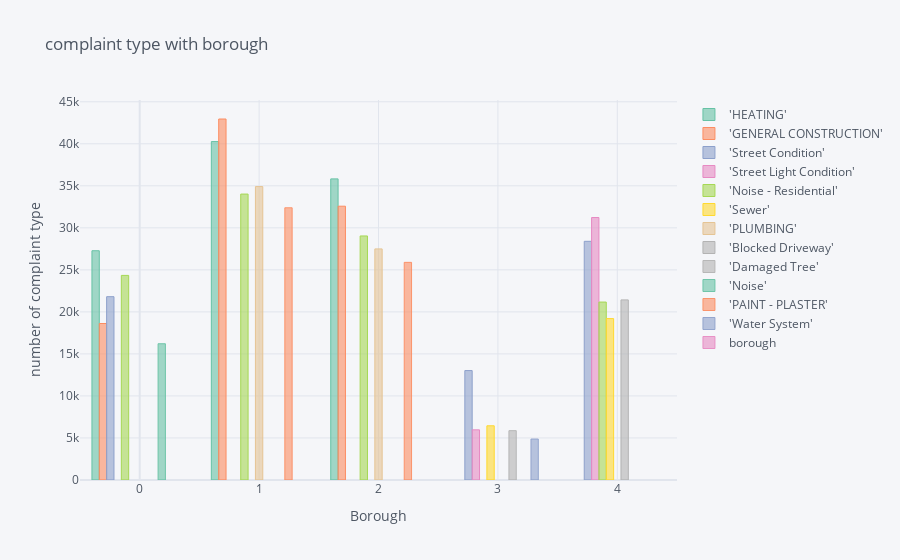

Write notebook code for a chart like this one.
### Code cell
print("2011 summary")
data_2011 = pd.read_csv('2011_result.csv')
data_2011 = data_2011[['borough', '1', '2', '3', '4', '5']]
new_df = final_df(data_2011)
new_df.iplot(kind='bar', xTitle='Borough',    yTitle='number of complaint type',    title='complaint type with borough', colorscale='set2')

### Figure 1 — Plotly figure (JSON) as saved in the notebook; plotly's stock layout.template omitted (floating-point values rounded to 4 significant figures)
{"data": [{"marker": {"color": "rgba(102, 194, 165, 0.6)", "line": {"color": "rgba(102, 194, 165, 1.0)", "width": 1}}, "name": "'HEATING'", "orientation": "v", "text": "", "type": "bar", "x": [0, 1, 2, 3, 4], "y": [" 27276", " 40263", " 35825", "", ""]}, {"marker": {"color": "rgba(252, 141, 98, 0.6)", "line": {"color": "rgba(252, 141, 98, 1.0)", "width": 1}}, "name": "'GENERAL CONSTRUCTION'", "orientation": "v", "text": "", "type": "bar", "x": [0, 1, 2, 3, 4], "y": [" 18619", " 42950", " 32575", "", ""]}, {"marker": {"color": "rgba(141, 160, 203, 0.6)", "line": {"color": "rgba(141, 160, 203, 1.0)", "width": 1}}, "name": "'Street Condition'", "orientation": "v", "text": "", "type": "bar", "x": [0, 1, 2, 3, 4], "y": [" 21810", "", "", " 13018", " 28399"]}, {"marker": {"color": "rgba(231, 138, 195, 0.6)", "line": {"color": "rgba(231, 138, 195, 1.0)", "width": 1}}, "name": "'Street Light Condition'", "orientation": "v", "text": "", "type": "bar", "x": [0, 1, 2, 3, 4], "y": ["", "", "", " 5969", " 31227"]}, {"marker": {"color": "rgba(166, 216, 84, 0.6)", "line": {"color": "rgba(166, 216, 84, 1.0)", "width": 1}}, "name": "'Noise - Residential'", "orientation": "v", "text": "", "type": "bar", "x": [0, 1, 2, 3, 4], "y": [" 24342", " 34019", " 29035", "", " 21170"]}, {"marker": {"color": "rgba(255, 217, 47, 0.6)", "line": {"color": "rgba(255, 217, 47, 1.0)", "width": 1}}, "name": "'Sewer'", "orientation": "v", "text": "", "type": "bar", "x": [0, 1, 2, 3, 4], "y": ["", "", "", " 6450", " 19202"]}, {"marker": {"color": "rgba(229, 196, 148, 0.6)", "line": {"color": "rgba(229, 196, 148, 1.0)", "width": 1}}, "name": "'PLUMBING'", "orientation": "v", "text": "", "type": "bar", "x": [0, 1, 2, 3, 4], "y": ["", " 34907", " 27494", "", ""]}, {"marker": {"color": "rgba(179, 179, 179, 0.6)", "line": {"color": "rgba(179, 179, 179, 1.0)", "width": 1}}, "name": "'Blocked Driveway'", "orientation": "v", "text": "", "type": "bar", "x": [0, 1, 2, 3, 4], "y": ["", "", "", "", " 21427"]}, {"marker": {"color": "rgba(179, 179, 179, 0.6)", "line": {"color": "rgba(179, 179, 179, 0.8999999999999999)", "width": 1}}, "name": "'Damaged Tree'", "orientation": "v", "text": "", "type": "bar", "x": [0, 1, 2, 3, 4], "y": ["", "", "", " 5870", ""]}, {"marker": {"color": "rgba(102, 194, 165, 0.6)", "line": {"color": "rgba(102, 194, 165, 0.8999999999999999)", "width": 1}}, "name": "'Noise'", "orientation": "v", "text": "", "type": "bar", "x": [0, 1, 2, 3, 4], "y": [" 16214", "", "", "", ""]}, {"marker": {"color": "rgba(252, 141, 98, 0.6)", "line": {"color": "rgba(252, 141, 98, 0.8999999999999999)", "width": 1}}, "name": "'PAINT - PLASTER'", "orientation": "v", "text": "", "type": "bar", "x": [0, 1, 2, 3, 4], "y": ["", " 32389", " 25895", "", ""]}, {"marker": {"color": "rgba(141, 160, 203, 0.6)", "line": {"color": "rgba(141, 160, 203, 0.8999999999999999)", "width": 1}}, "name": "'Water System'", "orientation": "v", "text": "", "type": "bar", "x": [0, 1, 2, 3, 4], "y": ["", "", "", " 4875", ""]}, {"marker": {"color": "rgba(231, 138, 195, 0.6)", "line": {"color": "rgba(231, 138, 195, 0.8999999999999999)", "width": 1}}, "name": "borough", "orientation": "v", "text": "", "type": "bar", "x": [0, 1, 2, 3, 4], "y": ["MANHATTAN", "BROOKLYN", "BRONX", "STATEN ISLAND", "QUEENS"]}], "layout": {"legend": {"bgcolor": "#F5F6F9", "font": {"color": "#4D5663"}}, "paper_bgcolor": "#F5F6F9", "plot_bgcolor": "#F5F6F9", "title": {"font": {"color": "#4D5663"}, "text": "complaint type with borough"}, "xaxis": {"gridcolor": "#E1E5ED", "showgrid": true, "tickfont": {"color": "#4D5663"}, "title": {"font": {"color": "#4D5663"}, "text": "Borough"}, "zerolinecolor": "#E1E5ED"}, "yaxis": {"gridcolor": "#E1E5ED", "showgrid": true, "tickfont": {"color": "#4D5663"}, "title": {"font": {"color": "#4D5663"}, "text": "number of complaint type"}, "zerolinecolor": "#E1E5ED"}}}
